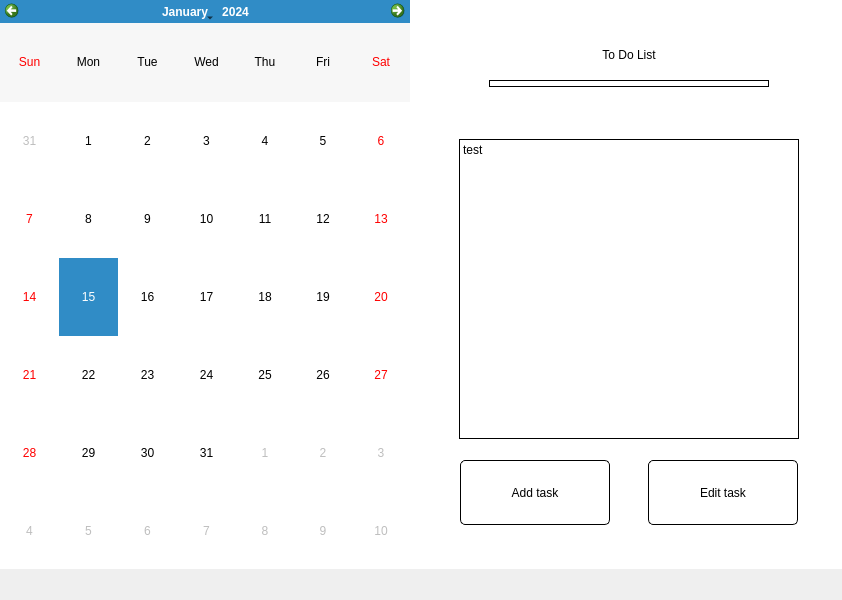
<?xml version="1.0" encoding="UTF-8"?>
<ui version="4.0">
 <class>MainWindow</class>
 <widget class="QMainWindow" name="MainWindow">
  <property name="geometry">
   <rect>
    <x>0</x>
    <y>0</y>
    <width>842</width>
    <height>600</height>
   </rect>
  </property>
  <property name="maximumSize">
   <size>
    <width>842</width>
    <height>600</height>
   </size>
  </property>
  <property name="windowTitle">
   <string>MainWindow</string>
  </property>
  <property name="styleSheet">
   <string notr="true"/>
  </property>
  <widget class="QWidget" name="centralwidget">
   <widget class="QFrame" name="horizontalFrame">
    <property name="geometry">
     <rect>
      <x>0</x>
      <y>0</y>
      <width>842</width>
      <height>569</height>
     </rect>
    </property>
    <property name="sizePolicy">
     <sizepolicy hsizetype="Fixed" vsizetype="Fixed">
      <horstretch>0</horstretch>
      <verstretch>0</verstretch>
     </sizepolicy>
    </property>
    <property name="minimumSize">
     <size>
      <width>842</width>
      <height>569</height>
     </size>
    </property>
    <property name="maximumSize">
     <size>
      <width>842</width>
      <height>569</height>
     </size>
    </property>
    <property name="layoutDirection">
     <enum>Qt::LeftToRight</enum>
    </property>
    <layout class="QHBoxLayout" name="horizontalLayout">
     <property name="spacing">
      <number>0</number>
     </property>
     <property name="sizeConstraint">
      <enum>QLayout::SetDefaultConstraint</enum>
     </property>
     <property name="leftMargin">
      <number>0</number>
     </property>
     <property name="topMargin">
      <number>0</number>
     </property>
     <property name="rightMargin">
      <number>0</number>
     </property>
     <property name="bottomMargin">
      <number>0</number>
     </property>
     <item>
      <widget class="QCalendarWidget" name="calendarWidget">
       <property name="enabled">
        <bool>true</bool>
       </property>
       <property name="sizePolicy">
        <sizepolicy hsizetype="Fixed" vsizetype="Fixed">
         <horstretch>0</horstretch>
         <verstretch>0</verstretch>
        </sizepolicy>
       </property>
       <property name="minimumSize">
        <size>
         <width>410</width>
         <height>570</height>
        </size>
       </property>
       <property name="maximumSize">
        <size>
         <width>410</width>
         <height>570</height>
        </size>
       </property>
       <property name="styleSheet">
        <string notr="true">#qt_calendar_navigationbar {
    background-color: rgb(0, 182, 247);
    min-height: 50px;
}
#qt_calendar_prevmonth, #qt_calendar_nextmonth {
    border: none;
    margin-top: 30px;
    color: white;
    min-width: 36px;
    max-width: 36px;
    min-height: 36px;
    max-height: 36px;
    border-radius: 18px;
    font-weight: bold; 
    qproperty-icon: none;
    background-color: transparent;
    font: 75 10pt &quot;나눔스퀘어 ExtraBold&quot;;
}
#qt_calendar_prevmonth {
    qproperty-text: &quot;&lt;&quot;; 
}
#qt_calendar_nextmonth {
    qproperty-text: &quot;&gt;&quot;;
}
#qt_calendar_prevmonth:hover, #qt_calendar_nextmonth:hover {
    background-color: rgba(225, 225, 225, 100);
}
#qt_calendar_prevmonth:pressed, #qt_calendar_nextmonth:pressed {
    background-color: rgba(235, 235, 235, 100);
}

#qt_calendar_yearbutton, #qt_calendar_monthbutton {
    color: white;
    margin: 18px;
    min-width: 60px;
    border-radius: 30px;
    font: 75 10pt &quot;나눔스퀘어 ExtraBold&quot;;
}
#qt_calendar_yearbutton:hover, #qt_calendar_monthbutton:hover {
    background-color: rgba(225, 225, 225, 100);
}
#qt_calendar_yearbutton:pressed, #qt_calendar_monthbutton:pressed {
    background-color: rgba(235, 235, 235, 100);
}

#qt_calendar_yearedit {
    min-width: 60px;
    color: white;
    background: transparent;
}
#qt_calendar_yearedit::up-button { 
    width: 20px;
    subcontrol-position: right;
}
#qt_calendar_yearedit::down-button { 
    width: 20px;
    subcontrol-position: left; 
}

CalendarWidget QToolButton QMenu {
     background-color: white;
}
CalendarWidget QToolButton QMenu::item {
    padding: 10px;
}
CalendarWidget QToolButton QMenu::item:selected:enabled {
    background-color: rgb(230, 230, 230);
}
CalendarWidget QToolButton::menu-indicator {
    
    subcontrol-position: right center;
}

#qt_calendar_calendarview {
    outline: 0px;
	font: 75 10pt &quot;나눔스퀘어 Bold&quot;;
    selection-background-color: rgb(0, 182, 247); 
}
</string>
       </property>
       <property name="firstDayOfWeek">
        <enum>Qt::Sunday</enum>
       </property>
       <property name="gridVisible">
        <bool>false</bool>
       </property>
       <property name="selectionMode">
        <enum>QCalendarWidget::SingleSelection</enum>
       </property>
       <property name="horizontalHeaderFormat">
        <enum>QCalendarWidget::ShortDayNames</enum>
       </property>
       <property name="verticalHeaderFormat">
        <enum>QCalendarWidget::NoVerticalHeader</enum>
       </property>
      </widget>
     </item>
     <item>
      <widget class="QFrame" name="verticalFrame">
       <property name="sizePolicy">
        <sizepolicy hsizetype="Fixed" vsizetype="Fixed">
         <horstretch>0</horstretch>
         <verstretch>0</verstretch>
        </sizepolicy>
       </property>
       <property name="minimumSize">
        <size>
         <width>432</width>
         <height>569</height>
        </size>
       </property>
       <property name="maximumSize">
        <size>
         <width>432</width>
         <height>569</height>
        </size>
       </property>
       <property name="styleSheet">
        <string notr="true">background-color: rgb(255, 255, 255);</string>
       </property>
       <layout class="QVBoxLayout" name="verticalLayout">
        <item>
         <widget class="QLabel" name="title_label">
          <property name="minimumSize">
           <size>
            <width>420</width>
            <height>50</height>
           </size>
          </property>
          <property name="maximumSize">
           <size>
            <width>420</width>
            <height>50</height>
           </size>
          </property>
          <property name="styleSheet">
           <string notr="true">font: 81 15pt &quot;나눔스퀘어 ExtraBold&quot;;
</string>
          </property>
          <property name="locale">
           <locale language="English" country="UnitedStates"/>
          </property>
          <property name="frameShadow">
           <enum>QFrame::Plain</enum>
          </property>
          <property name="text">
           <string>To Do List</string>
          </property>
          <property name="alignment">
           <set>Qt::AlignBottom|Qt::AlignHCenter</set>
          </property>
         </widget>
        </item>
        <item>
         <widget class="QFrame" name="horizontalFrame_2">
          <property name="minimumSize">
           <size>
            <width>420</width>
            <height>15</height>
           </size>
          </property>
          <property name="maximumSize">
           <size>
            <width>420</width>
            <height>20</height>
           </size>
          </property>
          <property name="styleSheet">
           <string notr="true">background-color: rgb(255, 255, 255);</string>
          </property>
          <layout class="QHBoxLayout" name="horizontalLayout_2">
           <item>
            <widget class="QLabel" name="color_line">
             <property name="minimumSize">
              <size>
               <width>280</width>
               <height>7</height>
              </size>
             </property>
             <property name="maximumSize">
              <size>
               <width>280</width>
               <height>7</height>
              </size>
             </property>
             <property name="styleSheet">
              <string notr="true">background-color: rgb(255, 255, 255);
border-radius: 5px;
border-style: solid;
border-width: 1px;
border-color: rgb(0, 0, 0);</string>
             </property>
             <property name="text">
              <string/>
             </property>
            </widget>
           </item>
          </layout>
         </widget>
        </item>
        <item>
         <widget class="QLabel" name="time_label">
          <property name="minimumSize">
           <size>
            <width>420</width>
            <height>30</height>
           </size>
          </property>
          <property name="maximumSize">
           <size>
            <width>420</width>
            <height>30</height>
           </size>
          </property>
          <property name="styleSheet">
           <string notr="true">font: 75 9pt &quot;나눔바른펜&quot;;</string>
          </property>
          <property name="text">
           <string/>
          </property>
          <property name="alignment">
           <set>Qt::AlignCenter</set>
          </property>
         </widget>
        </item>
        <item>
         <layout class="QHBoxLayout" name="horizontalLayout_4">
          <item>
           <spacer name="horizontalSpacer_5">
            <property name="orientation">
             <enum>Qt::Horizontal</enum>
            </property>
            <property name="sizeType">
             <enum>QSizePolicy::Fixed</enum>
            </property>
            <property name="sizeHint" stdset="0">
             <size>
              <width>40</width>
              <height>300</height>
             </size>
            </property>
           </spacer>
          </item>
          <item>
           <widget class="QLabel" name="task_label">
            <property name="minimumSize">
             <size>
              <width>340</width>
              <height>300</height>
             </size>
            </property>
            <property name="maximumSize">
             <size>
              <width>340</width>
              <height>300</height>
             </size>
            </property>
            <property name="layoutDirection">
             <enum>Qt::LeftToRight</enum>
            </property>
            <property name="styleSheet">
             <string notr="true">font: 75 10pt &quot;나눔스퀘어&quot;;
border-style: solid;
border-width: 1px;</string>
            </property>
            <property name="text">
             <string>test</string>
            </property>
            <property name="alignment">
             <set>Qt::AlignLeading|Qt::AlignLeft|Qt::AlignTop</set>
            </property>
           </widget>
          </item>
          <item>
           <spacer name="horizontalSpacer_4">
            <property name="orientation">
             <enum>Qt::Horizontal</enum>
            </property>
            <property name="sizeType">
             <enum>QSizePolicy::Fixed</enum>
            </property>
            <property name="sizeHint" stdset="0">
             <size>
              <width>40</width>
              <height>300</height>
             </size>
            </property>
           </spacer>
          </item>
         </layout>
        </item>
        <item>
         <widget class="QFrame" name="horizontalFrame_3">
          <property name="minimumSize">
           <size>
            <width>420</width>
            <height>90</height>
           </size>
          </property>
          <property name="maximumSize">
           <size>
            <width>420</width>
            <height>90</height>
           </size>
          </property>
          <property name="styleSheet">
           <string notr="true">background-color: rgb(255, 255, 255);</string>
          </property>
          <layout class="QHBoxLayout" name="horizontalLayout_3">
           <item>
            <widget class="QPushButton" name="pushButton">
             <property name="minimumSize">
              <size>
               <width>150</width>
               <height>65</height>
              </size>
             </property>
             <property name="maximumSize">
              <size>
               <width>150</width>
               <height>65</height>
              </size>
             </property>
             <property name="focusPolicy">
              <enum>Qt::StrongFocus</enum>
             </property>
             <property name="styleSheet">
              <string notr="true">font: 75 10pt &quot;나눔스퀘어 Bold&quot;;
background-color: rgb(255, 255, 255);
border-radius: 5px;
border-style: solid;
border-width: 1px;
border-color: rgb(0, 0, 0);</string>
             </property>
             <property name="text">
              <string>Add task</string>
             </property>
            </widget>
           </item>
           <item>
            <widget class="QPushButton" name="modify_Button">
             <property name="minimumSize">
              <size>
               <width>150</width>
               <height>65</height>
              </size>
             </property>
             <property name="maximumSize">
              <size>
               <width>150</width>
               <height>65</height>
              </size>
             </property>
             <property name="styleSheet">
              <string notr="true">font: 75 10pt &quot;나눔스퀘어 Bold&quot;;
background-color: rgb(255, 255, 255);
border-radius: 5px;
border-style: solid;
border-width: 1px;
border-color: rgb(0, 0, 0);</string>
             </property>
             <property name="text">
              <string>Edit task</string>
             </property>
            </widget>
           </item>
          </layout>
         </widget>
        </item>
        <item>
         <spacer name="verticalSpacer">
          <property name="orientation">
           <enum>Qt::Vertical</enum>
          </property>
          <property name="sizeType">
           <enum>QSizePolicy::Fixed</enum>
          </property>
          <property name="sizeHint" stdset="0">
           <size>
            <width>420</width>
            <height>15</height>
           </size>
          </property>
         </spacer>
        </item>
       </layout>
      </widget>
     </item>
    </layout>
   </widget>
  </widget>
  <widget class="QMenuBar" name="menubar">
   <property name="geometry">
    <rect>
     <x>0</x>
     <y>0</y>
     <width>842</width>
     <height>31</height>
    </rect>
   </property>
  </widget>
 </widget>
 <resources/>
 <connections/>
</ui>
